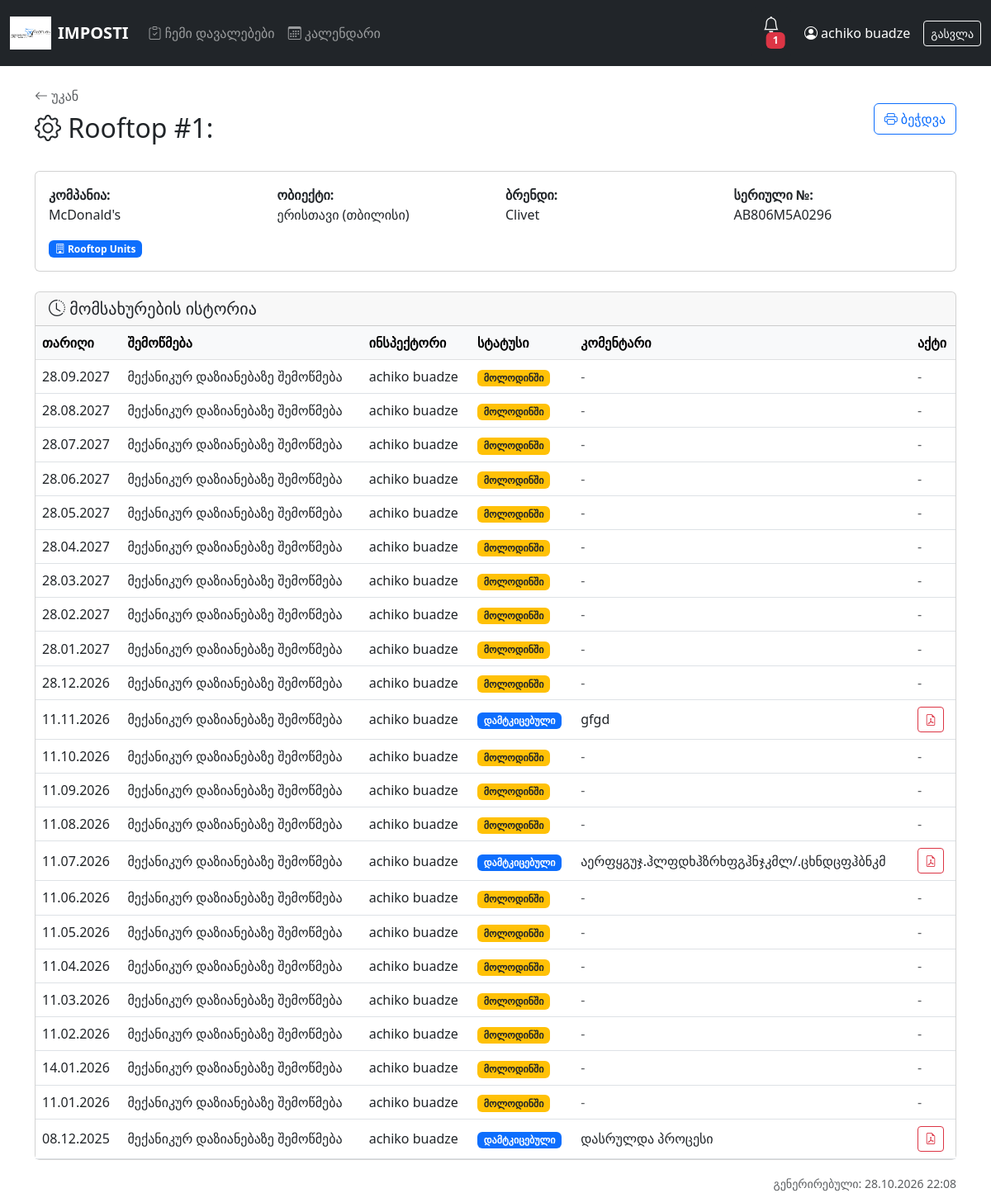
The app's page /reports/equipment/15/ (signed in) with its own data.
### apps/accounts/models.py (models this page shows, shortened)
class User(AbstractUser):
    ROLE_CHOICES = [
        ("manager", "Manager"),
        ("inspector", "Inspector"),
        ("client", "Client"),
    ]
    role = models.CharField(max_length=20, choices=ROLE_CHOICES, default="client")
    phone = models.CharField(max_length=20, blank=True)
    tenant = models.ForeignKey(
        Tenant,
        on_delete=models.CASCADE,
        null=True,
        blank=True,
        related_name="users"
    )
    company = models.ForeignKey(
        "companies.Company",
        on_delete=models.SET_NULL,
        null=True,
        blank=True,
        related_name="users",
    )

### apps/companies/models.py (models this page shows, shortened)
class Equipment(models.Model):
    SYSTEM_CHOICES = [
        ("heating_cooling", "გათბობა/გაგრილება"),
        ("ventilation", "ვენტილაცია"),
    ]
    STATUS_CHOICES = [
        ("active", "აქტიური"),
        ("inactive", "არააქტიური"),
        ("maintenance", "მომსახურებაში"),
        ("broken", "გაფუჭებული"),
    ]
    site = models.ForeignKey(Site, on_delete=models.CASCADE, related_name="equipment")
    category = models.ForeignKey(
        EquipmentCategory,
        on_delete=models.SET_NULL,
        null=True,
        blank=True,
        related_name="equipment",
        verbose_name="კატეგორია"
    )
    name = models.CharField(max_length=200, verbose_name="სახელი")
    brand = models.CharField(max_length=100, blank=True, verbose_name="ბრენდი")
    model_number = models.CharField(max_length=100, blank=True, verbose_name="მოდელი")
    serial_number = models.CharField(max_length=100, blank=True, verbose_name="სერიული ნომერი")
    system_type = models.CharField(max_length=50, choices=SYSTEM_CHOICES, verbose_name="სისტემის ტიპი")
    status = models.CharField(
        max_length=20,
        choices=STATUS_CHOICES,
        default="active",
        verbose_name="სტატუსი"
    )
    location_detail = models.CharField(
        max_length=200,
        blank=True,
        verbose_name="ზუსტი მდებარეობა",
        help_text="მაგ: სახურავი, სარდაფი, მე-2 სართული"
    )
    installation_date = models.DateField(null=True, blank=True, verbose_name="ინსტალაციის თარიღი")
    warranty_end = models.DateField(null=True, blank=True, verbose_name="გარანტიის ვადა")
    notes = models.TextField(blank=True, verbose_name="შენიშვნები")
    created_at = models.DateTimeField(auto_now_add=True)
    updated_at = models.DateTimeField(auto_now=True)
    class Meta:
        verbose_name = "მოწყობილობა"
        verbose_name_plural = "მოწყობილობები"
        ordering = ["site", "category", "name"]

class Site(models.Model):
    company = models.ForeignKey(Company, on_delete=models.CASCADE, related_name="sites")
    name = models.CharField(max_length=200)
    address = models.TextField()
    created_at = models.DateTimeField(auto_now_add=True)

class Company(models.Model):
    tenant = models.ForeignKey(
        "accounts.Tenant",
        on_delete=models.CASCADE,
        null=True,
        blank=True,
        related_name="companies"
    )
    name = models.CharField(max_length=200)
    created_at = models.DateTimeField(auto_now_add=True)
    class Meta:
        verbose_name_plural = "Companies"

class EquipmentCategory(models.Model):
    SYSTEM_CHOICES = [
        ("hvac", "გათბობა/გაგრილება (HVAC)"),
        ("ventilation", "ვენტილაცია"),
        ("refrigeration", "სამაცივრო"),
        ("electrical", "ელექტრო"),
        ("plumbing", "სანტექნიკა"),
        ("other", "სხვა"),
    ]
    name = models.CharField(max_length=100, verbose_name="კატეგორიის სახელი")
    code = models.CharField(max_length=20, unique=True, verbose_name="კოდი")
    system_type = models.CharField(
        max_length=50,
        choices=SYSTEM_CHOICES,
        default="hvac",
        verbose_name="სისტემის ტიპი"
    )
    icon = models.CharField(
        max_length=50,
        default="bi-gear",
        verbose_name="Icon Class",
        help_text="Bootstrap Icons კლასი, მაგ: bi-fan, bi-thermometer"
    )
    color = models.CharField(
        max_length=20,
        default="#6c757d",
        verbose_name="ფერი",
        help_text="HEX ფერი, მაგ: #ff5733"
    )
    description = models.TextField(blank=True, verbose_name="აღწერა")
    display_order = models.PositiveIntegerField(default=0, verbose_name="თანმიმდევრობა")
    class Meta:
        verbose_name = "კატეგორია"
        verbose_name_plural = "კატეგორიები"
        ordering = ["display_order", "name"]

### apps/tasks/models.py (models this page shows, shortened)
class Task(models.Model):
    STATUS_CHOICES = [
        ("pending", "მოლოდინში"),
        ("in_progress", "მიმდინარე"),
        ("completed", "დასრულებული"),
        ("approved", "დამტკიცებული"),
        ("rejected", "უარყოფილი"),
    ]
    schedule = models.ForeignKey(
        MaintenanceSchedule, on_delete=models.CASCADE, related_name="tasks"
    )
    assigned_to = models.ForeignKey(
        settings.AUTH_USER_MODEL,
        on_delete=models.SET_NULL,
        null=True,
        related_name="assigned_tasks",
    )
    status = models.CharField(max_length=20, choices=STATUS_CHOICES, default="pending")
    scheduled_date = models.DateTimeField()
    completed_date = models.DateTimeField(null=True, blank=True)
    created_at = models.DateTimeField(auto_now_add=True)

class MaintenanceSchedule(models.Model):
    FREQUENCY_CHOICES = [
        ("monthly", "თვეში ერთხელ"),
        ("quarterly", "კვარტალში ერთხელ"),
        ("biannual", "წელიწადში 2-ჯერ"),
        ("annual", "წელიწადში ერთხელ"),
    ]
    equipment = models.ForeignKey(
        Equipment, on_delete=models.CASCADE, related_name="schedules"
    )
    task_name = models.CharField(max_length=300)
    frequency = models.CharField(max_length=20, choices=FREQUENCY_CHOICES)

class TaskReport(models.Model):
    task = models.OneToOneField(Task, on_delete=models.CASCADE, related_name="report")
    comment = models.TextField()
    created_at = models.DateTimeField(auto_now_add=True)

### apps/reports/views.py (the view, shortened to what this page needs)
# urls.py: path("equipment/<int:equipment_id>/", views.equipment_report, name="equipment_report"),
@report_auth_required
def equipment_report(request, equipment_id):
    equipment = get_object_or_404(Equipment, id=equipment_id)
    if request.user.role == "client":
        if request.user.company != equipment.site.company:
            return HttpResponse("Unauthorized", status=403)
    elif request.user.role == "manager":
        user_tenant = get_user_tenant(request.user)
        if equipment.site.company.tenant != user_tenant:
            return HttpResponse("Unauthorized", status=403)
    elif request.user.role == "inspector":
        user_tenant = get_user_tenant(request.user)
        if equipment.site.company.tenant != user_tenant:
            return HttpResponse("Unauthorized", status=403)
    tasks = (
        Task.objects.filter(schedule__equipment=equipment)
        .select_related("assigned_to", "report", "schedule")
        .order_by("-scheduled_date")
    )
    base_template = (
        "manager/base.html"
        if getattr(request.user, "role", None) == "manager"
        else "base/base.html"
    )
    context = {
        "equipment": equipment,
        "tasks": tasks,
        "generated_at": timezone.now(),
        "base_template": base_template,
    }
    return render(request, "reports/equipment_report.html", context)

### apps/accounts/models.py (called while the page is built, shortened)
def get_user_tenant(user):
    if not user or not user.is_authenticated:
        return None
    if user.tenant_id:
        return user.tenant

### apps/reports/views.py (called while the page is built, shortened)
def report_auth_required(view_func):
    @wraps(view_func)
    def _wrapped(request, *args, **kwargs):
        if request.user and request.user.is_authenticated:
            return view_func(request, *args, **kwargs)
    return _wrapped

### templates/reports/equipment_report.html (shortened to what this page needs)
{% extends base_template|default:'manager/base.html' %}
{% block content %}
<div class="d-flex justify-content-between align-items-center mb-4">
    <div>
        {% if request.user.role == 'manager' %}
        <a href="/manager/equipment/" class="text-decoration-none text-muted">
            <i class="bi bi-arrow-left"></i> დანადგარები
        </a>
        {% else %}
        <a href="/dashboard/" class="text-decoration-none text-muted">
            <i class="bi bi-arrow-left"></i> უკან
        </a>
        {% endif %}
        <h2 class="mt-2"><i class="bi bi-gear"></i> {{ equipment.name }}</h2>
    </div>
    <button onclick="window.print()" class="btn btn-outline-primary">
        <i class="bi bi-printer"></i> ბეჭდვა
    </button>
</div>
<div class="card mb-4">
    <div class="card-body">
        <div class="row">
            <div class="col-md-3">
                <strong>კომპანია:</strong><br>
                {{ equipment.site.company.name }}
            </div>
            <div class="col-md-3">
                <strong>ობიექტი:</strong><br>
                {{ equipment.site.name }}
            </div>
            <div class="col-md-3">
                <strong>ბრენდი:</strong><br>
                {{ equipment.brand|default:"-" }}
            </div>
            <div class="col-md-3">
                <strong>სერიული №:</strong><br>
                {{ equipment.serial_number|default:"-" }}
            </div>
        </div>
        {% if equipment.category %}
        <div class="mt-3">
            <span class="badge" style="background-color: {{ equipment.category.color }}">
                <i class="bi {{ equipment.category.icon }}"></i> {{ equipment.category.name }}
            </span>
        </div>
        {% endif %}
    </div>
</div>
<div class="card">
    <div class="card-header">
        <h5 class="mb-0"><i class="bi bi-clock-history"></i> მომსახურების ისტორია</h5>
    </div>
    <div class="card-body p-0">
        <table class="table table-hover mb-0 align-middle">
            <thead class="table-light">
                <tr>
                    <th>თარიღი</th>
                    <th>შემოწმება</th>
                    <th>ინსპექტორი</th>
                    <th>სტატუსი</th>
                    <th>კომენტარი</th>
                    <th>აქტი</th>
                </tr>
            </thead>
            <tbody>
                {% for task in tasks %}
                <tr>
                    <td>{{ task.scheduled_date|date:"d.m.Y" }}</td>
                    <td>{{ task.schedule.task_name }}</td>
                    <td>{{ task.assigned_to.get_full_name|default:task.assigned_to.username|default:"-" }}</td>
                    <td>
                        <span class="badge
                            {% if task.status == 'pending' %}bg-warning text-dark
                            {% elif task.status == 'in_progress' %}bg-info
                            {% elif task.status == 'completed' %}bg-success
                            {% elif task.status == 'approved' %}bg-primary
                            {% else %}bg-danger{% endif %}">
                            {{ task.get_status_display }}
                        </span>
                    </td>
                    <td>
                        {% if task.report %}
                        {{ task.report.comment|truncatechars:50 }}
                        {% else %}
                        <span class="text-muted">-</span>
                        {% endif %}
                    </td>
                    <td>
                        {% if task.status == 'completed' or task.status == 'approved' %}
                        <a href="/reports/task/{{ task.id }}/pdf/" class="btn btn-sm btn-outline-danger" title="PDF სერვისის აქტი">
                            <i class="bi bi-file-earmark-pdf"></i>
                        </a>
                        {% else %}
                        <span class="text-muted">-</span>
                        {% endif %}
                    </td>
                </tr>
                {% empty %}
                <tr>
                    <td colspan="6" class="text-center text-muted py-4">
                        მომსახურების ისტორია არ არის
                    </td>
                </tr>
                {% endfor %}
            </tbody>
        </table>
    </div>
</div>
<div class="mt-3 text-muted text-end">
    <small>გენერირებული: {{ generated_at|date:"d.m.Y H:i" }}</small>
</div>
{% endblock %}

### templates/base/base.html (shortened to what this page needs)
<!DOCTYPE html>
<html lang="ka">
<head>
    <link href="https://cdn.jsdelivr.net/npm/bootstrap@5.3.0/dist/css/bootstrap.min.css" rel="stylesheet">
    <link rel="stylesheet" href="https://cdn.jsdelivr.net/npm/bootstrap-icons@1.11.0/font/bootstrap-icons.css">
</head>
<body>
    <nav class="navbar navbar-expand-lg navbar-dark bg-dark">
        <div class="container-fluid">
            <a class="navbar-brand d-flex align-items-center" href="/dashboard/">
                <img src="/static/images/logo.png" alt="IMPOSTI" height="40" class="me-2" style="filter: brightness(1.1);">
                <span class="fw-bold">IMPOSTI</span>
            </a>
            {% if user.is_authenticated %}
            <div class="collapse navbar-collapse" id="baseNavbar">
                <ul class="navbar-nav me-auto">
                    {% if user.role == 'inspector' %}
                    <li class="nav-item">
                        <a class="nav-link" href="/inspector/"><i class="bi bi-clipboard-check"></i> ჩემი დავალებები</a>
                    </li>
                    <li class="nav-item">
                        <a class="nav-link" href="/calendar/"><i class="bi bi-calendar3"></i> კალენდარი</a>
                    </li>
                    {% elif user.role == 'client' %}
                    <li class="nav-item">
                        <a class="nav-link" href="/client/"><i class="bi bi-speedometer2"></i> კლიენტის პანელი</a>
                    </li>
                    {% elif user.role == 'manager' %}
                    <li class="nav-item">
                        <a class="nav-link" href="/manager/"><i class="bi bi-speedometer2"></i> მენეჯერის პანელი</a>
                    </li>
                    {% endif %}
                </ul>
                <div class="dropdown me-3">
                    <button class="btn btn-dark position-relative" type="button" id="notificationsDropdown" data-bs-toggle="dropdown">
                        <i class="bi bi-bell fs-5"></i>
                        <span class="badge bg-danger notification-badge" id="notifCount" style="display: none;">0</span>
                    </button>
                </div>
                <span class="navbar-text text-white me-3" data-user-id="{{ request.user.id }}">
                    <i class="bi bi-person-circle"></i> {{ request.user.get_full_name|default:request.user.username }}
                </span>
                <a class="btn btn-outline-light btn-sm" href="/logout/">გასვლა</a>
            </div>
            {% endif %}
        </div>
    </nav>
    <div class="container mt-4">
        {% block content %}{% endblock %}
    </div>
</body>
</html>

### templates/base/base.html (style rules this page uses)
.notification-badge { position: absolute; top: 0; right: 0; transform: translate(25%, -25%); }

### records on screen
User: user.get_full_name "achiko buadze"
Equipment: name "Rooftop #1:", site.company.name "McDonald's", site.name "ერისთავი (თბილისი)", brand "Clivet", serial_number "AB806M5A0296", category.name "Rooftop Units"
Task: scheduled_date "28.09.2027", schedule.task_name "მექანიკურ დაზიანებაზე შემოწმება", assigned_to.get_full_name "achiko buadze", status "მოლოდინში"
Task: scheduled_date "28.08.2027", schedule.task_name "მექანიკურ დაზიანებაზე შემოწმება", assigned_to.get_full_name "achiko buadze", status "მოლოდინში"
Task: scheduled_date "28.07.2027", schedule.task_name "მექანიკურ დაზიანებაზე შემოწმება", assigned_to.get_full_name "achiko buadze", status "მოლოდინში"
Task: scheduled_date "28.06.2027", schedule.task_name "მექანიკურ დაზიანებაზე შემოწმება", assigned_to.get_full_name "achiko buadze", status "მოლოდინში"
Task: scheduled_date "28.05.2027", schedule.task_name "მექანიკურ დაზიანებაზე შემოწმება", assigned_to.get_full_name "achiko buadze", status "მოლოდინში"
Task: scheduled_date "28.04.2027", schedule.task_name "მექანიკურ დაზიანებაზე შემოწმება", assigned_to.get_full_name "achiko buadze", status "მოლოდინში"
Task: scheduled_date "28.03.2027", schedule.task_name "მექანიკურ დაზიანებაზე შემოწმება", assigned_to.get_full_name "achiko buadze", status "მოლოდინში"
Task: scheduled_date "28.02.2027", schedule.task_name "მექანიკურ დაზიანებაზე შემოწმება", assigned_to.get_full_name "achiko buadze", status "მოლოდინში"
Task: scheduled_date "28.01.2027", schedule.task_name "მექანიკურ დაზიანებაზე შემოწმება", assigned_to.get_full_name "achiko buadze", status "მოლოდინში"
Task: scheduled_date "28.12.2026", schedule.task_name "მექანიკურ დაზიანებაზე შემოწმება", assigned_to.get_full_name "achiko buadze", status "მოლოდინში"
Task: scheduled_date "11.11.2026", schedule.task_name "მექანიკურ დაზიანებაზე შემოწმება", assigned_to.get_full_name "achiko buadze", status "დამტკიცებული", report.comment "gfgd"
Task: scheduled_date "11.10.2026", schedule.task_name "მექანიკურ დაზიანებაზე შემოწმება", assigned_to.get_full_name "achiko buadze", status "მოლოდინში"
Task: scheduled_date "11.09.2026", schedule.task_name "მექანიკურ დაზიანებაზე შემოწმება", assigned_to.get_full_name "achiko buadze", status "მოლოდინში"
Task: scheduled_date "11.08.2026", schedule.task_name "მექანიკურ დაზიანებაზე შემოწმება", assigned_to.get_full_name "achiko buadze", status "მოლოდინში"
Task: scheduled_date "11.07.2026", schedule.task_name "მექანიკურ დაზიანებაზე შემოწმება", assigned_to.get_full_name "achiko buadze", status "დამტკიცებული", report.comment "აერფყგუჯ.ჰლფდხჰზრხფგჰნჯკმლ/.ცხნდცფჰბნკმ"
Task: scheduled_date "11.06.2026", schedule.task_name "მექანიკურ დაზიანებაზე შემოწმება", assigned_to.get_full_name "achiko buadze", status "მოლოდინში"
Task: scheduled_date "11.05.2026", schedule.task_name "მექანიკურ დაზიანებაზე შემოწმება", assigned_to.get_full_name "achiko buadze", status "მოლოდინში"
Task: scheduled_date "11.04.2026", schedule.task_name "მექანიკურ დაზიანებაზე შემოწმება", assigned_to.get_full_name "achiko buadze", status "მოლოდინში"
Task: scheduled_date "11.03.2026", schedule.task_name "მექანიკურ დაზიანებაზე შემოწმება", assigned_to.get_full_name "achiko buadze", status "მოლოდინში"
Task: scheduled_date "11.02.2026", schedule.task_name "მექანიკურ დაზიანებაზე შემოწმება", assigned_to.get_full_name "achiko buadze", status "მოლოდინში"
Task: scheduled_date "14.01.2026", schedule.task_name "მექანიკურ დაზიანებაზე შემოწმება", assigned_to.get_full_name "achiko buadze", status "მოლოდინში"
Task: scheduled_date "11.01.2026", schedule.task_name "მექანიკურ დაზიანებაზე შემოწმება", assigned_to.get_full_name "achiko buadze", status "მოლოდინში"
Task: scheduled_date "08.12.2025", schedule.task_name "მექანიკურ დაზიანებაზე შემოწმება", assigned_to.get_full_name "achiko buadze", status "დამტკიცებული", report.comment "დასრულდა პროცესი"
